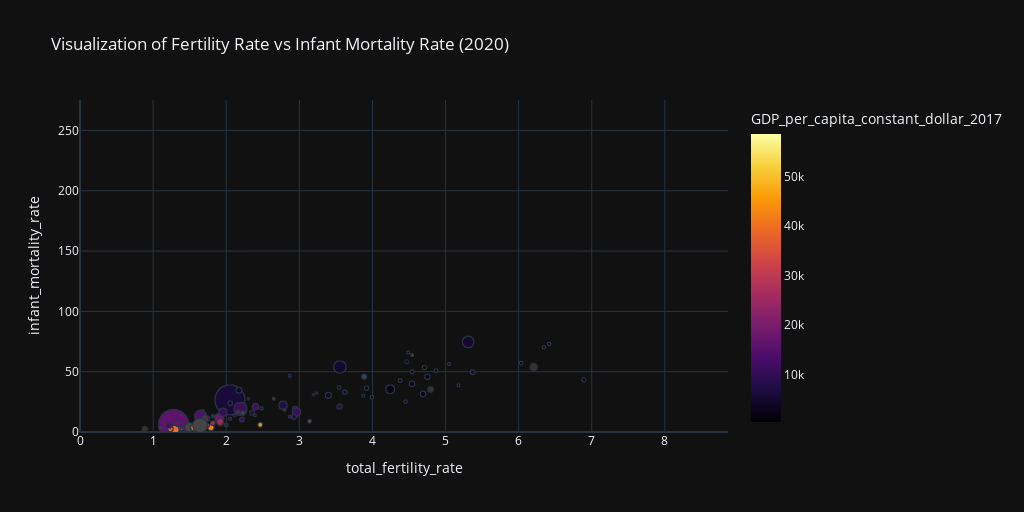

Notebook code cell kept with this figure:
### Markdown cell above
4. Wie haben sich die Säuglingssterblich und die Geburtenrate (Primärfaktoren des HDI) historisch Entwickelt?

### Code cell
visualize_data_5(result_df, 2020)

### Figure 1 — Plotly figure (JSON) as saved in the notebook; plotly's stock layout.template omitted (floating-point values rounded to 4 significant figures; data arrays with more than 128 entries replaced by an {"elided": "..."} marker saying what was removed)
{"data": [{"customdata": {"elided": "2459x2 float values"}, "hovertemplate": "<b>%{hovertext}</b><br><br>total_fertility_rate=%{x}<br>infant_mortality_rate=%{y}<br>size=%{marker.size}<br>total_population=%{customdata[0]}<br>GDP_per_capita_constant_dollar_2017=%{marker.color}<extra></extra>", "hovertext": {"elided": "2459 str values"}, "legendgroup": "", "marker": {"color": {"elided": "2459 float values"}, "coloraxis": "coloraxis", "size": {"elided": "2459 float values"}, "sizemode": "area", "sizeref": 0.4665, "symbol": "circle"}, "mode": "markers", "name": "", "showlegend": false, "x": {"elided": "2459 float values"}, "xaxis": "x", "y": {"elided": "2459 float values"}, "yaxis": "y", "type": "scattergl"}], "layout": {"xaxis": {"anchor": "y", "domain": [0.0, 1.0], "title": {"text": "total_fertility_rate"}, "range": [0, 8.864]}, "yaxis": {"anchor": "x", "domain": [0.0, 1.0], "title": {"text": "infant_mortality_rate"}, "range": [0, 275.2]}, "coloraxis": {"colorbar": {"title": {"text": "GDP_per_capita_constant_dollar_2017"}}, "colorscale": [[0.0, "#000004"], [0.1111, "#1b0c41"], [0.2222, "#4a0c6b"], [0.3333, "#781c6d"], [0.4444, "#a52c60"], [0.5556, "#cf4446"], [0.6667, "#ed6925"], [0.7778, "#fb9b06"], [0.8889, "#f7d13d"], [1.0, "#fcffa4"]], "cmin": 436.4, "cmax": 58580.0}, "legend": {"tracegroupgap": 0, "itemsizing": "constant"}, "title": {"text": "Visualization of Fertility Rate vs Infant Mortality Rate (2020)"}, "width": 1024, "height": 512}}
